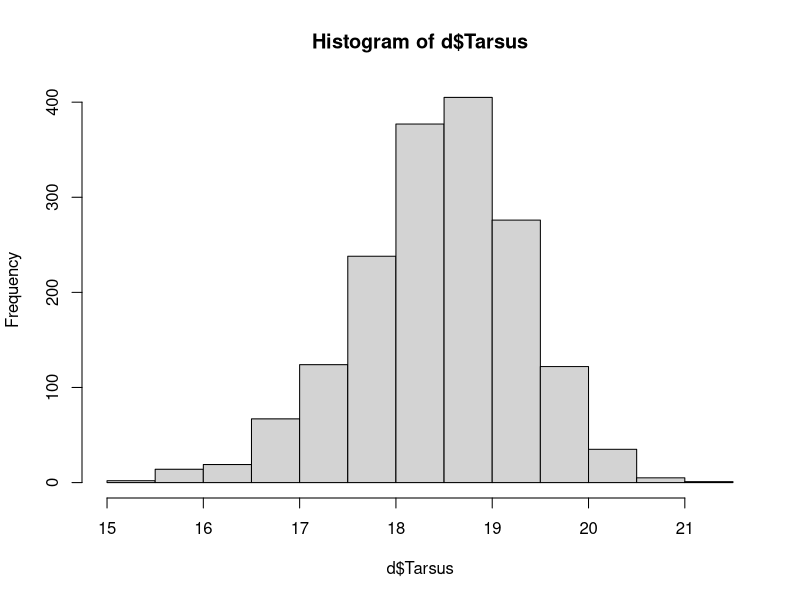
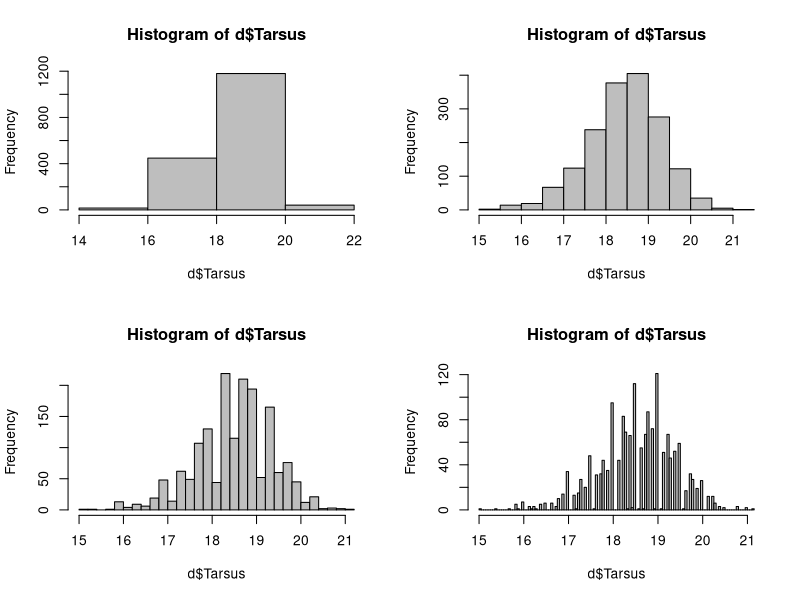
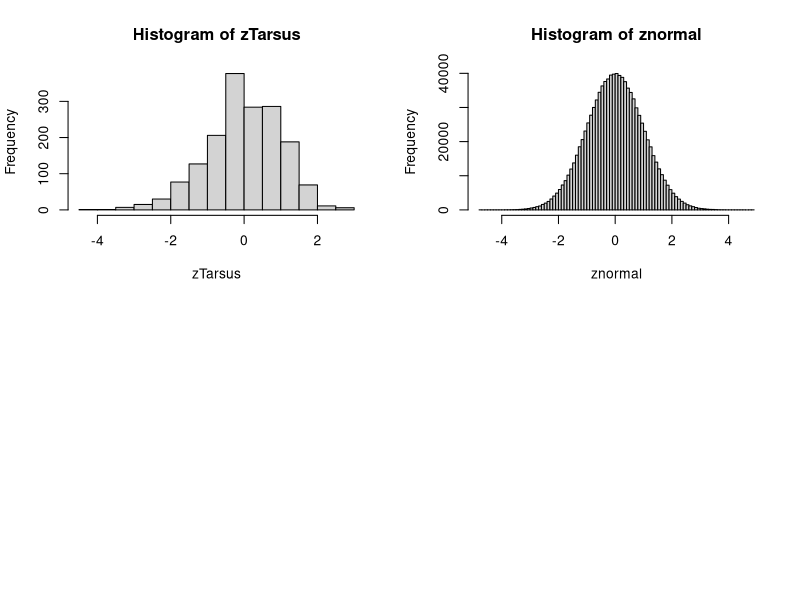

Write the R code that produced these figures, in order. (Note: this script raises an error after producing the figures.)
rm(list=ls()) #clear current data

d <- read.table("../Data/SparrowSize.txt",header =TRUE)
str(d) #displays structure of the data
names(d) #displays the column headers of the data
head(d) # displays headers with first 5 rows of data
length(d$Tarsus) # SHows number of entries in the Tarsus column of the data
hist(d$Tarsus)#builds a histogram of Tarsus
require(ggplot2)
p <- ggplot(d,aes(x=Tarsus))+ geom_histogram()

mean(d$Tarsus)
mean(d$Tarsus,na.rm = TRUE) # mean removing the NAs
median(d$Tarsus, na.rm = TRUE)
mode(d$Tarsus)
par(mfrow = c(2,2)) # splits ploting frame into a 2x2 grid
hist(d$Tarsus , breaks = 3 , col ="grey")
hist(d$Tarsus , breaks = 10, col = "grey")
hist(d$Tarsus , breaks = 30 , col = "grey")
hist(d$Tarsus , breaks = 100, col = "grey")
require(modeest)
mlv #estimates mode for continuous data (most likely value)
d2 <- subset(d, d$Tarsus!="NA") # need to remove NAs
length(d$Tarsus)
length(d2$Tarsus)
mlv(d2$Tarsus)
mean(d$Tarsus,na.rm = TRUE)
median(d$Tarsus,na.rm = TRUE)
mlv(d2$Tarsus)
range(d$Tarsus, na.rm = TRUE) # displays smallest and largest value
range(d2$Tarsus, na.rm = TRUE)
sum((d2$Tarsus - mean(d2$Tarsus))^2)/(length(d2$Tarsus)-1) # Variance
sqrt(var(d2$Tarsus)) # standard deviavtion
sqrt(0.74)
sd(d2$Tarsus)

zTarsus <- (d2$Tarsus - mean(d2$Tarsus))/sd(d2$Tarsus) # z values 
var(zTarsus)
sd(zTarsus)
hist(zTarsus)


set.seed(123) # sets a random number seed
znormal <- rnorm(1e+06) # generates a random normal distribution 
hist(znormal, breaks =100)
summary(znormal) # gives summary of the z normal data

qnorm(c(0.025,0.975)) # dispays the entered quantile values for normal distribution
pnorm(.Last.value) # pnorm gives probability, .Last.Value resuses same values as last call

par(mfrow = c(1,2))
hist(znormal, breaks =100)
abline(v = qnorm(c(0.25,0.5,0.75)), lwd = 2) #adds lines (width 2) at quartiles stated
abline(v = qnorm(c(0.025, 0.975)), lwd = 2, lty = "dashed") # adds dashed lines at quatile stated
plot(density(znormal)) # density plot
abline(v = qnorm(c(0.25,0.5,0.75)), col = "grey")
abline(v = qnorm(c(0.025, 0.975)), lty = "dotted", col = "black")
abline(h = 0, lwd = 3, col = "blue") # adds blue line at the bottom
text(2, 0.3, "1.96", col = "red", adj = 0) # adds 1.96 lable in red at specified position
text(-2, 0.3, "-1.96", col = "red", adj = 1)

dev.off() # closes graphics

boxplot(d$Tarsus~d$Sex.1, col = c("red","blue"), ylab="Tarsus length (mm)") 
# box plot seperated in males and females of Tarsus size

#### lecture 3 #####
plot(density(rnorm(10000))) # normal
plot(density(rpois(10000,3))) # poison
plot(density(rbinom(10000,10,0.5))) # binomal 10000 trials, 10 obs, 0.5 prob
plot(density(rexp(10000))) #exponential
plot(density(runif(100000))) #unifrom
hist(d$Tarsus) # normal, slightly negative skew, cts numeric data
hist(d$Bill) # normal, cts numeric data
hist(d$Wing) # normal, negative skew, cts numeric data
hist(d$Mass, breaks = 100) # normal, cts numeric data
hist(d$Sex) # discrete numeric data
#hist(d$Sex.1) # discrete categoric unranked data

######lecture 4 ######
#### Standard error
#### se = (SD^2/n)^0.5 SD = standard deviation, n = sample size

a<- subset(d$Tarsus, d$Tarsus!="NA")
sqrt(var(a)/length(a)) # se of Tarsus (0.0209)


b <- subset(d$Mass, d$Mass!="NA")
sqrt(var(b)/length(b)) # se of Mass (0.0513)

c <- subset(d$Wing, d$Wing!="NA")
sqrt(var(c)/length(c)) # se of Wing (0.0587)

e <- subset(d$Bill, d$Bill!="NA") 
sqrt(var(e)/length(e)) #se of Bill (0.0177)
# ds = subset(d, is.na!=TRUE)
### for just 2001
d1 <- subset(d, d$Year ==2001)

a1 <- subset(d1$Tarsus, d1$Tarsus!="NA")
sqrt(var(a1)/length(a1)) # se of 2001 data Tarsus (0.1031)

b1 <- subset(d1$Mass, d1$Mass!="NA")
sqrt(var(b1)/length(b1)) # se of 2001 data Mass (0.1807)

c1 <- subset(d1$Wing, d1$Wing!="NA")
sqrt(var(c1)/length(c1)) # se of 2001 data Wing (0.2219)

e1 <- subset(d1$Bill, d1$Bill!="NA")
sqrt(var(e1)/length(e1)) # se of 2001 data Bill (0 as all NA)
